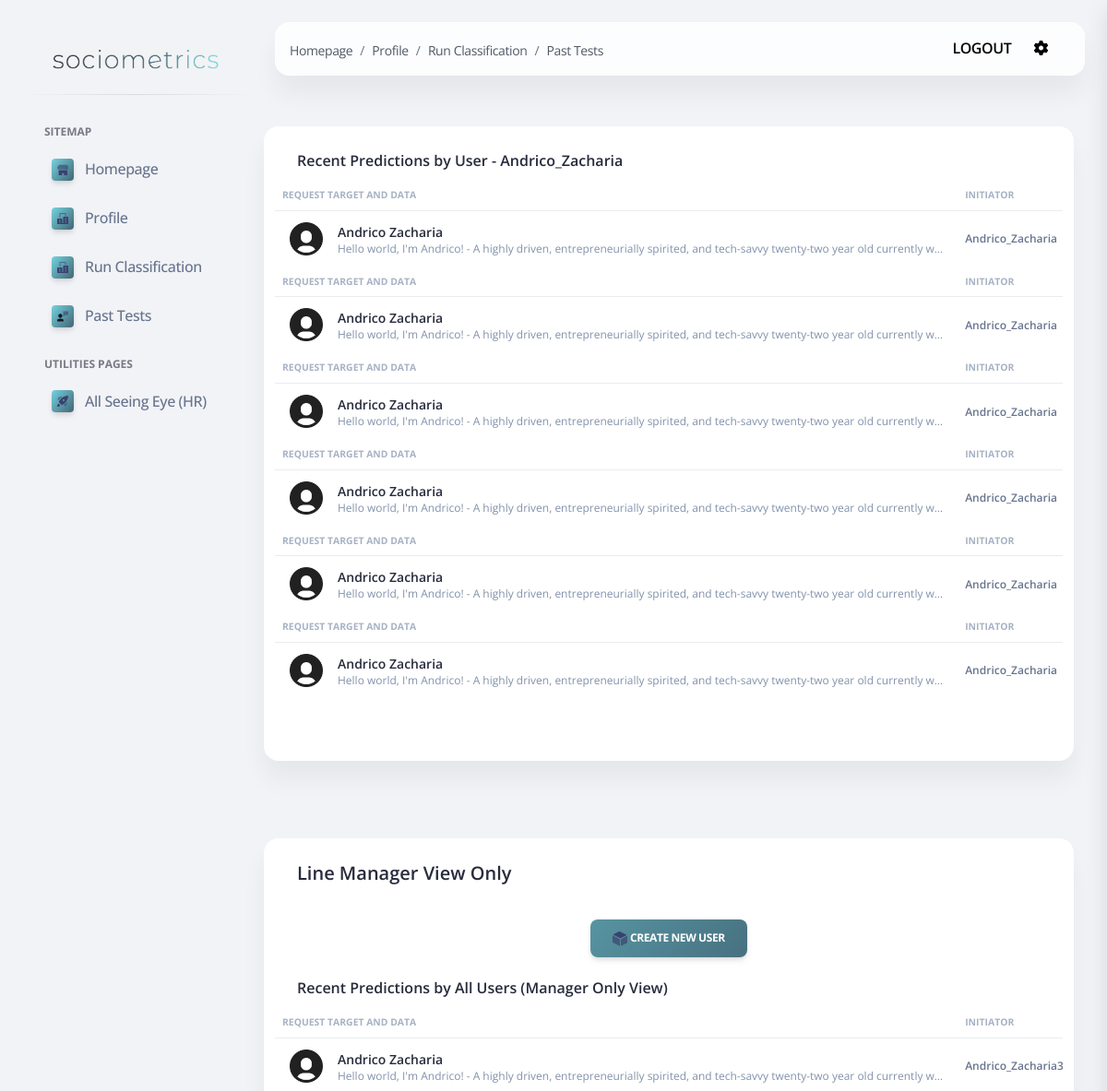
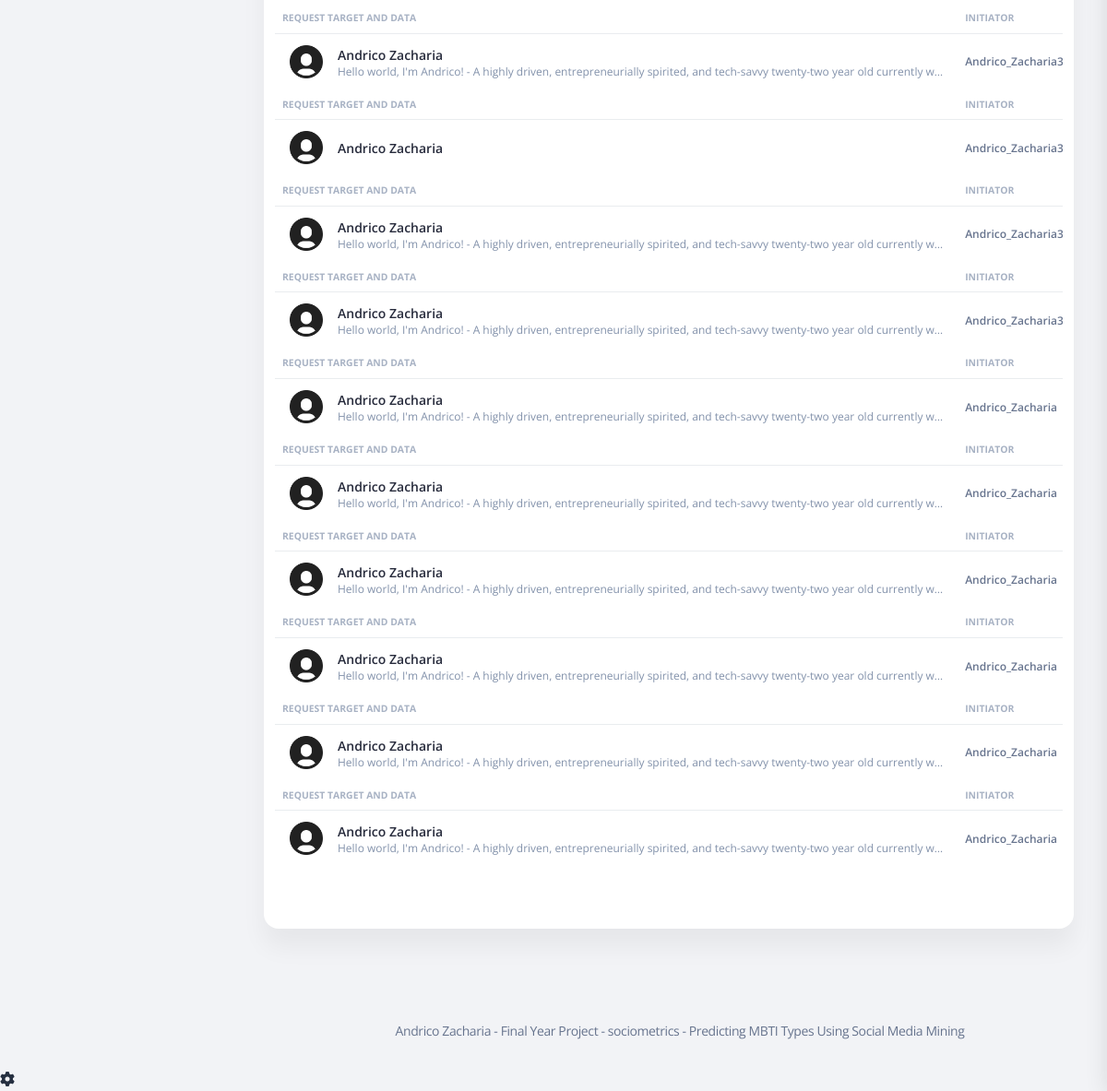
Screenshot of /history.html (signed in) with the database file from the repository (2 pictures, top to bottom).
### apps/home/models.py (models this page shows)
class MBTITest(models.Model):
    initiator = models.ForeignKey(User, on_delete=models.CASCADE)
    target = models.TextField()
    input = models.TextField()
    date = models.DateTimeField()
    type = models.TextField(max_length=4)
    IvsE = models.TextField(max_length=1, default="")
    IvsS = models.TextField(max_length=1, default="")
    TvsF = models.TextField(max_length=1, default="")
    JvsP = models.TextField(max_length=1, default="")
    probability = models.DecimalField(decimal_places=2, max_digits=4, default=00.00)
    profile_picture_url = models.TextField(default="/static/assets/img/team-2.jpg")

### apps/home/views.py (the view)
# urls.py: path('history.html', views.mbti_detail_view),
def mbti_detail_view(request):
    allMBTITests = MBTITest.objects.all().order_by('-date')
    context = {
        "allMBTITests": allMBTITests,
    }
    return render(request, 'home/history.html', context)

### apps/templates/home/history.html (shortened to what this page needs)
{% extends 'layouts/base.html' %}
{% block content %}
  <div class="container-fluid py-4">
      <div class="row">
          <div class="row">
            <div class="card mb-4">
              <div class="card-header pb-0">
                <h6>Recent Predictions by User - {{ user.get_username }}</h6>
              </div>
              <div class="card-body px-0 pt-0 pb-2">
                <div class="table-responsive p-0">
                  <table class="table align-items-center mb-0">
                    <tbody>
                    {% for test in allMBTITests %}
                        {% if request.user.id == test.initiator_id %}
                   <tr>
                        <th class="text-uppercase text-secondary text-xxs font-weight-bolder opacity-7">Request Target and Data</th>
                        <th class="text-uppercase text-secondary text-xxs font-weight-bolder opacity-7 ps-2">Initiator</th>
                      </tr>
                    </tbody>
                    <tbody>
                      <tr>
                        <td>
                          <div class="d-flex px-2 py-1">
                            <div>
                              <img src="/static/assets/img/profileHolder.png" class="avatar avatar-sm me-3">
                            </div>
                            <div class="d-flex flex-column justify-content-center">
                              <h6 class="mb-0 text-sm">{{ test.target }}</h6>
                              <p class="text-xs text-secondary mb-0">{{ test.input|truncatechars:120 }}</p>
                            </div>
                          </div>
                        </td>
                        <td>
                          <p class="text-xs font-weight-bold mb-0">{{ test.initiator }}</p>
                        </td>
                      </tr>
                    </tbody>
                        {% endif %}
                    {% endfor %}
                  </table>
                </div>
              </div>
            </div>
          </div>
      </div>
    <div class="row">
      <div class="row">
        <div class="card mb-4">
          <div class="card-header pb-0">
            <h5>Line Manager View Only</h5>
              <div class="col-sm-4 col-8 my-sm-auto ms-sm-auto mx-auto mt-3" style="padding-top: 25px;">
            <div class="nav-wrapper position-relative end-0">
              <ul class="nav nav-pills nav-fill p-1 bg-transparent" role="tablist">
                <li class="nav-item">
                    <button type="button" class="btn bg-gradient-primary" data-bs-toggle="modal" data-bs-target="#overviewModal">
                        Create new user
                    </button>
                </li>
              </ul>
            </div>
          </div>
          <h6>Recent Predictions by All Users (Manager Only View)</h6>
          </div>
          <div class="card-body px-0 pt-0 pb-2">
            <div class="table-responsive p-0">
              <table class="table align-items-center mb-0">
                <tbody>
                {% for test in allMBTITests %}
                   <tr>
                        <th class="text-uppercase text-secondary text-xxs font-weight-bolder opacity-7">Request Target and Data</th>
                        <th class="text-uppercase text-secondary text-xxs font-weight-bolder opacity-7 ps-2">Initiator</th>
                      </tr>
                    </tbody>
                    <tbody>
                      <tr>
                        <td>
                          <div class="d-flex px-2 py-1">
                            <div>
                              <img src="/static/assets/img/profileHolder.png" class="avatar avatar-sm me-3">
                            </div>
                            <div class="d-flex flex-column justify-content-center">
                              <h6 class="mb-0 text-sm">{{ test.target }}</h6>
                              <p class="text-xs text-secondary mb-0">{{ test.input|truncatechars:120 }}</p>
                            </div>
                          </div>
                        </td>
                        <td>
                          <p class="text-xs font-weight-bold mb-0">{{ test.initiator }}</p>
                        </td>
                      </tr>
                    </tbody>
                {% endfor %}
              </table>
            </div>
          </div>
        </div>
      </div>
    </div>
    {% include "includes/footer.html" %}
{% endblock content %}

### rows the page displays
MBTITest: target "Andrico Zacharia", input "Hello world, I'm Andrico! - A highly driven, entrepreneurially spirited, and tech-savvy twenty-two year old currently w…", initiator "Andrico_Zacharia"
MBTITest: target "Andrico Zacharia", input "Hello world, I'm Andrico! - A highly driven, entrepreneurially spirited, and tech-savvy twenty-two year old currently w…", initiator "Andrico_Zacharia"
MBTITest: target "Andrico Zacharia", input "Hello world, I'm Andrico! - A highly driven, entrepreneurially spirited, and tech-savvy twenty-two year old currently w…", initiator "Andrico_Zacharia"
MBTITest: target "Andrico Zacharia", input "Hello world, I'm Andrico! - A highly driven, entrepreneurially spirited, and tech-savvy twenty-two year old currently w…", initiator "Andrico_Zacharia"
MBTITest: target "Andrico Zacharia", input "Hello world, I'm Andrico! - A highly driven, entrepreneurially spirited, and tech-savvy twenty-two year old currently w…", initiator "Andrico_Zacharia"
MBTITest: target "Andrico Zacharia", input "Hello world, I'm Andrico! - A highly driven, entrepreneurially spirited, and tech-savvy twenty-two year old currently w…", initiator "Andrico_Zacharia"
MBTITest: target "Andrico Zacharia", input "Hello world, I'm Andrico! - A highly driven, entrepreneurially spirited, and tech-savvy twenty-two year old currently w…", initiator "Andrico_Zacharia3"
MBTITest: target "Andrico Zacharia", input "Hello world, I'm Andrico! - A highly driven, entrepreneurially spirited, and tech-savvy twenty-two year old currently w…", initiator "Andrico_Zacharia3"
MBTITest: target "Andrico Zacharia", initiator "Andrico_Zacharia3"
MBTITest: target "Andrico Zacharia", input "Hello world, I'm Andrico! - A highly driven, entrepreneurially spirited, and tech-savvy twenty-two year old currently w…", initiator "Andrico_Zacharia3"
MBTITest: target "Andrico Zacharia", input "Hello world, I'm Andrico! - A highly driven, entrepreneurially spirited, and tech-savvy twenty-two year old currently w…", initiator "Andrico_Zacharia3"

### other values shown
{{ user.get_username }} "Andrico_Zacharia"
